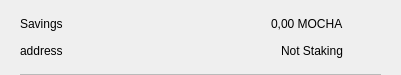
<?xml version="1.0" encoding="UTF-8"?>
<ui version="4.0">
 <class>CSRow</class>
 <widget class="QWidget" name="CSRow">
  <property name="geometry">
   <rect>
    <x>0</x>
    <y>0</y>
    <width>401</width>
    <height>75</height>
   </rect>
  </property>
  <property name="windowTitle">
   <string>Form</string>
  </property>
  <layout class="QVBoxLayout" name="verticalLayout">
   <property name="spacing">
    <number>0</number>
   </property>
   <property name="leftMargin">
    <number>20</number>
   </property>
   <property name="topMargin">
    <number>10</number>
   </property>
   <property name="rightMargin">
    <number>20</number>
   </property>
   <property name="bottomMargin">
    <number>0</number>
   </property>
   <item>
    <widget class="QWidget" name="info" native="true">
     <property name="minimumSize">
      <size>
       <width>0</width>
       <height>0</height>
      </size>
     </property>
     <layout class="QHBoxLayout" name="horizontalLayout_3">
      <property name="leftMargin">
       <number>0</number>
      </property>
      <property name="topMargin">
       <number>0</number>
      </property>
      <property name="rightMargin">
       <number>0</number>
      </property>
      <property name="bottomMargin">
       <number>10</number>
      </property>
      <item>
       <widget class="QWidget" name="container" native="true">
        <property name="minimumSize">
         <size>
          <width>0</width>
          <height>0</height>
         </size>
        </property>
        <layout class="QVBoxLayout" name="verticalLayout_2">
         <property name="spacing">
          <number>0</number>
         </property>
         <property name="leftMargin">
          <number>0</number>
         </property>
         <property name="topMargin">
          <number>0</number>
         </property>
         <property name="rightMargin">
          <number>0</number>
         </property>
         <property name="bottomMargin">
          <number>0</number>
         </property>
         <item>
          <layout class="QHBoxLayout" name="horizontalLayout">
           <item>
            <widget class="QLabel" name="labelName">
             <property name="text">
              <string>Savings</string>
             </property>
            </widget>
           </item>
           <item>
            <spacer name="horizontalSpacer">
             <property name="orientation">
              <enum>Qt::Horizontal</enum>
             </property>
             <property name="sizeHint" stdset="0">
              <size>
               <width>40</width>
               <height>20</height>
              </size>
             </property>
            </spacer>
           </item>
           <item>
            <widget class="QLabel" name="labelAmount">
             <property name="text">
              <string>0,00 MOCHA</string>
             </property>
            </widget>
           </item>
          </layout>
         </item>
         <item>
          <layout class="QHBoxLayout" name="horizontalLayout_2">
           <item>
            <widget class="QLabel" name="labelAddress">
             <property name="text">
              <string>address</string>
             </property>
            </widget>
           </item>
           <item>
            <spacer name="horizontalSpacer_2">
             <property name="orientation">
              <enum>Qt::Horizontal</enum>
             </property>
             <property name="sizeHint" stdset="0">
              <size>
               <width>40</width>
               <height>20</height>
              </size>
             </property>
            </spacer>
           </item>
           <item>
            <widget class="QLabel" name="labelStaking">
             <property name="text">
              <string>Not Staking</string>
             </property>
            </widget>
           </item>
          </layout>
         </item>
        </layout>
       </widget>
      </item>
      <item alignment="Qt::AlignHCenter|Qt::AlignVCenter">
       <widget class="QPushButton" name="pushButtonMenu">
        <property name="minimumSize">
         <size>
          <width>24</width>
          <height>24</height>
         </size>
        </property>
        <property name="maximumSize">
         <size>
          <width>32</width>
          <height>32</height>
         </size>
        </property>
        <property name="focusPolicy">
         <enum>Qt::NoFocus</enum>
        </property>
        <property name="styleSheet">
         <string notr="true">border:none; background-color:transparent;</string>
        </property>
        <property name="text">
         <string/>
        </property>
        <property name="icon">
         <iconset>
          <normaloff>://ic-menu-hover</normaloff>://ic-menu-hover</iconset>
        </property>
        <property name="iconSize">
         <size>
          <width>24</width>
          <height>24</height>
         </size>
        </property>
       </widget>
      </item>
     </layout>
    </widget>
   </item>
   <item>
    <widget class="QLabel" name="lblDivisory">
     <property name="minimumSize">
      <size>
       <width>0</width>
       <height>1</height>
      </size>
     </property>
     <property name="maximumSize">
      <size>
       <width>16777215</width>
       <height>1</height>
      </size>
     </property>
     <property name="styleSheet">
      <string notr="true">background-color:#bababa;</string>
     </property>
     <property name="text">
      <string/>
     </property>
     <property name="alignment">
      <set>Qt::AlignBottom|Qt::AlignLeading|Qt::AlignLeft</set>
     </property>
    </widget>
   </item>
  </layout>
 </widget>
 <resources/>
 <connections/>
</ui>
